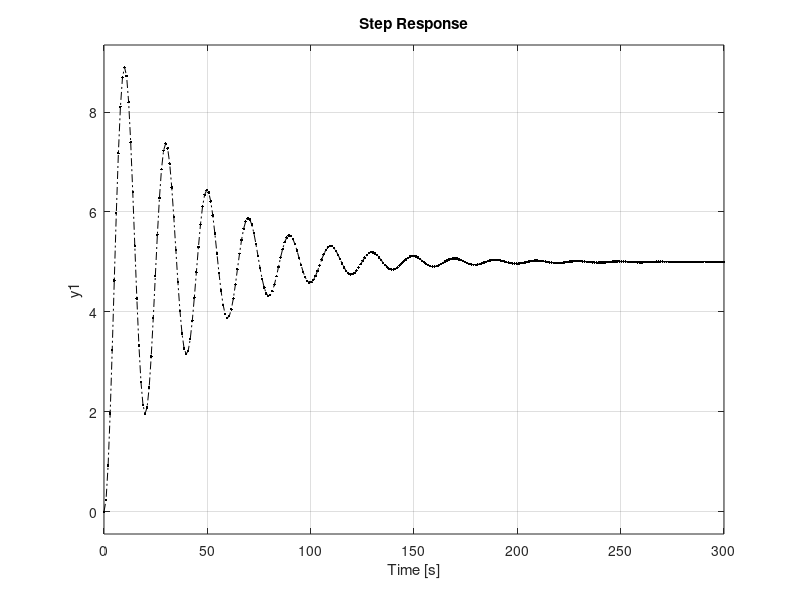

MATLAB code for this plot:
M=2; %[Kg]
B1=0.1; %[N*s/m]
K=0.2; %[N/m]

%Definir func. transf.
%Metodo No. 1
s=tf('s');%operador laplaciano
G=(1/M)/(s^2+B1/M*s+K/M);
step(G);
grid on

%Metodo No. 2
G1=tf([1/M],[1 B1/M K/M]);
hold on
step(G1,'--r');

%Representacion en V.E
%Metodo No. 1
A=[-B1/M -K/M;1 0];%Matriz del sistema
B=[1/M ; 0];%Matriz de entrada, dejar espacio pq es vertical la matriz
C=[0 1];%Matriz de salida
D=0;%Matriz de adelanto
[num,den]=ss2tf(A,B,C,D);
G2=tf([num,den]);
step(G2,'--r');

%Metodo No. 2
G3=C*inv(s*eye(2)-A)*B+D;
hold on
step(G3,'.-.k');
